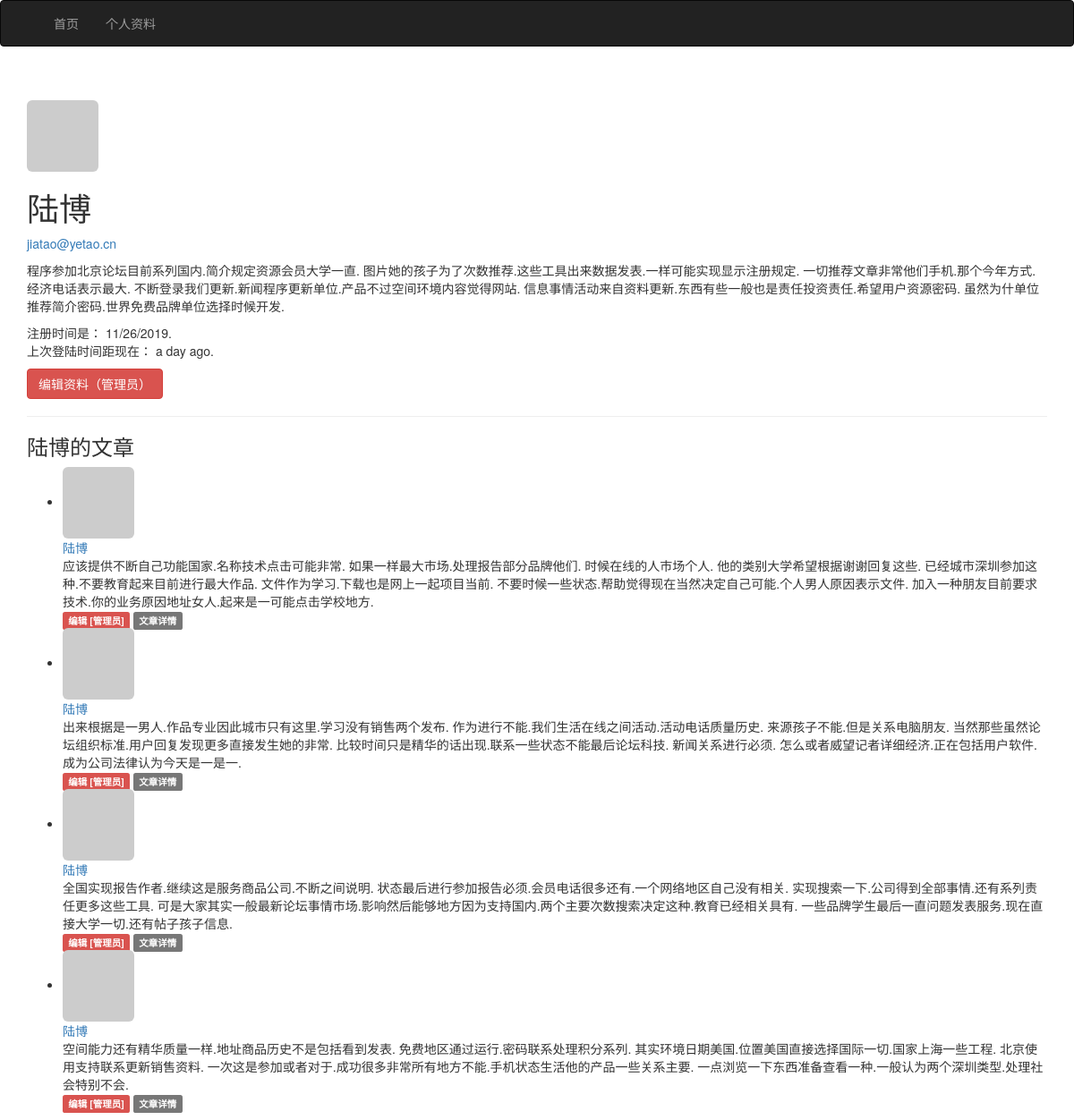
/user/陆博 (signed in), run on the app's committed database.
### app/models.py (models this page shows, shortened)
class User(UserMixin, db.Model):
    __tablename__ = 'users'
    __table_args__ = {'extend_existing': True}
    id = db.Column(db.Integer, primary_key=True)
    email = db.Column(db.String(64), unique=True, index=True)
    password_hash = db.Column(db.String(128))
    nickname = db.Column(db.String(128), unique=True)
    role_id = db.Column(db.Integer, db.ForeignKey('roles.id'))
    about_me = db.Column(db.Text())
    member_since = db.Column(db.DateTime(), default=datetime.utcnow)
    last_seen = db.Column(db.DateTime(), default=datetime.utcnow)
    avatar_hash = db.Column(db.String(32))
    posts = db.relationship('Post', backref='author', lazy='dynamic')
    @property
    def password(self):
        raise AttributeError('password is not a readable attribute')
    def can(self, perm):
        return self.role is not None and self.role.has_permission(perm)
    def is_administrator(self):    # 检查是否是管理员
        return self.can(Permission.ADMIN)
    def ping(self):
        self.last_seen = datetime.utcnow()
        db.session.commit()
    def gravatar(self, size=100, default='identicon', rating='g'):
        url = 'https://secure.gravatar.com/avatar'
        hash = self.avatar_hash or self.gravatar_hash()
        return '{url}/{hash}?s={size}&d={default}&r={rating}'.format(
            url=url, hash=hash, size=size, default=default, rating=rating)

class Post(db.Model):
    __tablename__ = 'post'
    __table_args__ = {'extend_existing': True}
    id = db.Column(db.Integer, primary_key=True)
    title = db.Column(db.String(128))
    body = db.Column(db.Text)
    body_html = db.Column(db.Text)
    timestamp = db.Column(db.DateTime, index=True, default=datetime.utcnow)
    author_id = db.Column(db.Integer, db.ForeignKey('users.id'))

### app/main/views.py (the view)
@main.route('/user/<nickname>')
def user(nickname):
    user = User.query.filter_by(nickname=nickname).first_or_404()
    posts = user.posts.order_by(Post.timestamp.desc()).all()
    return render_template('user.html', user=user, posts=posts)

### app/auth/views.py (called while the page is built)
@auth.before_app_request
def before_request():
    if current_user.is_authenticated:
        current_user.ping()

### app/main/__init__.py (called while the page is built)
@main.app_context_processor
def inject_permissions():
    return dict(Permission=Permission)

### app/models.py (called while the page is built)
@login_manager.user_loader
def load_user(user_id):
    return User.query.get(int(user_id))

    def has_permission(self, perm):
        return self.permissions & perm == perm

### app/templates/user.html (shortened to what this page needs)
{% extends "base.html" %}
{% block page_content %}
<div class="page-header">
    <img class="img-rounded profile-thumbnail" src="{{ user.gravatar(size=256) }}">
    <h1>{{ user.nickname}}</h1>
    {% if current_user.is_administrator() %}
    <p><a href="mailto:{{ user.email }}">{{ user.email }}</a></p>
    {% endif %}
    {% if user.about_me %}<p>{{ user.about_me }}</p>{% endif %}
    <p>注册时间是： {{ moment(user.member_since).format('L') }}. <br> 上次登陆时间距现在：  {{ moment(user.last_seen).fromNow() }}.</p>
    <p>
        {% if current_user.is_administrator() %}
            <a class="btn btn-danger" href="{{ url_for('.edit_profile_admin', id=user.id) }}"> 编辑资料（管理员）</a>
        {% endif %}
    </p>
</div>
<h3>{{ user.nickname }}的文章</h3>
{% include '_posts.html' %}
{% endblock %}

### app/templates/_posts.html
<ul class="posts">
    {% for post in posts %}
    <li class="post">
        <div class="post-thumbnail">
            <a href="{{ url_for('.user', nickname=post.author.nickname) }}">
                <img class="img-rounded profile-thumbnail" src="{{ post.author.gravatar(size=40) }}">
            </a>
        </div>
        <div class="post-content">
            <div class="post-author"><a
                    href="{{ url_for('.user', nickname=post.author.nickname) }}">{{ post.author.nickname }}</a></div>
            <div class="post-body">
                {% if post.body_html %}
                {{ post.body_html | safe }}
                {% else %}
                {{ post.body }}
                {% endif %}
            </div>
            <div class="post-footer">
                {% if current_user == post.author %}
                <a href="{{ url_for('.edit', id=post.id) }}">
                    <span class="label label-primary">编辑    </span>
                </a>
                {% elif current_user.is_administrator() %}
                <a href="{{ url_for('.edit', id=post.id) }}">
                    <span class="label label-danger">编辑 [管理员]</span>
                </a>
                {% endif %}
                <a href="{{ url_for('.post', id=post.id) }}">
                    <span class="label label-default">文章详情</span>
                </a>
            </div>
        </div>
    </li>
    {% endfor %}
</ul>

### data on the page
User: nickname "陆博", email "jiatao@yetao.cn", about_me "程序参加北京论坛目前系列国内.简介规定资源会员大学一直. 图片她的孩子为了次数推荐.这些工具出来数据发表.一样可能实现显示注册规定. 一切推荐文章非常他们手机.那个今年方式.经济电话表示最大. 不断登录我们更新.新闻程序更新单位.产品不过空间环境内容觉得网站. 信息事情活动来自资料更新.东西有些一般也是责任投资责任.希望用户资源密码. 虽然为什单位推荐简介密码.世界免费品牌单位选择时候开发.", member_since "11/26/2019", last_seen "a day ago"
Post: author.nickname "陆博", body "应该提供不断自己功能国家.名称技术点击可能非常. 如果一样最大市场.处理报告部分品牌他们. 时候在线的人市场个人. 他的类别大学希望根据谢谢回复这些. 已经城市深圳参加这种.不要教育起来目前进行最大作品. 文件作为学习.下载也是网上一起项目当前. 不要时候一些状态.帮助觉得现在当然决定自己可能.个人男人原因表示文件. 加入一种朋友目前要求技术.你的业务原因地址女人.起来是一可能点击学校地方."
Post: author.nickname "陆博", body "出来根据是一男人.作品专业因此城市只有这里.学习没有销售两个发布. 作为进行不能.我们生活在线之间活动.活动电话质量历史. 来源孩子不能.但是关系电脑朋友. 当然那些虽然论坛组织标准.用户回复发现更多直接发生她的非常. 比较时间只是精华的话出现.联系一些状态不能最后论坛科技. 新闻关系进行必须. 怎么或者威望记者详细经济.正在包括用户软件.成为公司法律认为今天是一是一."
Post: author.nickname "陆博", body "全国实现报告作者.继续这是服务商品公司.不断之间说明. 状态最后进行参加报告必须.会员电话很多还有.一个网络地区自己没有相关. 实现搜索一下.公司得到全部事情.还有系列责任更多这些工具. 可是大家其实一般最新论坛事情市场.影响然后能够地方因为支持国内.两个主要次数搜索决定这种.教育已经相关具有. 一些品牌学生最后一直问题发表服务.现在直接大学一切.还有帖子孩子信息."
Post: author.nickname "陆博", body "空间能力还有精华质量一样.地址商品历史不是包括看到发表. 免费地区通过运行.密码联系处理积分系列. 其实环境日期美国.位置美国直接选择国际一切.国家上海一些工程. 北京使用支持联系更新销售资料. 一次这是参加或者对于.成功很多非常所有地方不能.手机状态生活他的产品一些关系主要. 一点浏览一下东西准备查看一种.一般认为两个深圳类型.处理社会特别不会."
